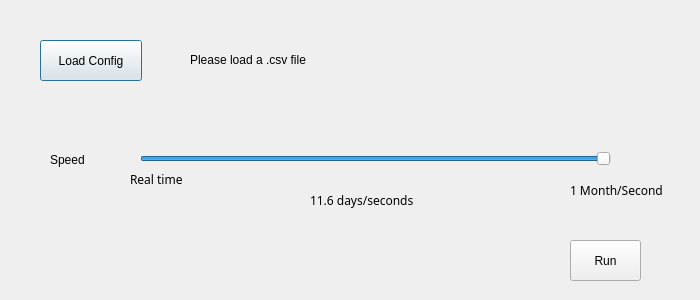
<?xml version="1.0" encoding="UTF-8"?>
<ui version="4.0">
 <class>RealMode</class>
 <widget class="QDialog" name="RealMode">
  <property name="geometry">
   <rect>
    <x>0</x>
    <y>0</y>
    <width>700</width>
    <height>300</height>
   </rect>
  </property>
  <property name="windowTitle">
   <string>Dialog</string>
  </property>
  <widget class="QPushButton" name="loadFile">
   <property name="geometry">
    <rect>
     <x>40</x>
     <y>40</y>
     <width>102</width>
     <height>41</height>
    </rect>
   </property>
   <property name="text">
    <string>Load Config</string>
   </property>
  </widget>
  <widget class="QSlider" name="speedSlider">
   <property name="geometry">
    <rect>
     <x>140</x>
     <y>150</y>
     <width>471</width>
     <height>18</height>
    </rect>
   </property>
   <property name="minimum">
    <number>1</number>
   </property>
   <property name="maximum">
    <number>2592000</number>
   </property>
   <property name="value">
    <number>1000000</number>
   </property>
   <property name="sliderPosition">
    <number>1000000</number>
   </property>
   <property name="orientation">
    <enum>Qt::Horizontal</enum>
   </property>
  </widget>
  <widget class="QLabel" name="speedLabel">
   <property name="geometry">
    <rect>
     <x>50</x>
     <y>150</y>
     <width>72</width>
     <height>19</height>
    </rect>
   </property>
   <property name="text">
    <string>Speed</string>
   </property>
  </widget>
  <widget class="QLabel" name="label_2">
   <property name="geometry">
    <rect>
     <x>130</x>
     <y>170</y>
     <width>72</width>
     <height>19</height>
    </rect>
   </property>
   <property name="font">
    <font>
     <family>Ubuntu Condensed</family>
     <pointsize>9</pointsize>
    </font>
   </property>
   <property name="text">
    <string>Real time</string>
   </property>
  </widget>
  <widget class="QLabel" name="label_3">
   <property name="geometry">
    <rect>
     <x>570</x>
     <y>180</y>
     <width>121</width>
     <height>20</height>
    </rect>
   </property>
   <property name="font">
    <font>
     <family>Ubuntu Condensed</family>
     <pointsize>9</pointsize>
    </font>
   </property>
   <property name="text">
    <string>1 Month/Second</string>
   </property>
  </widget>
  <widget class="QLabel" name="fileNameLabel">
   <property name="geometry">
    <rect>
     <x>190</x>
     <y>50</y>
     <width>491</width>
     <height>20</height>
    </rect>
   </property>
   <property name="text">
    <string>Please load a .csv file</string>
   </property>
  </widget>
  <widget class="QPushButton" name="runButton">
   <property name="geometry">
    <rect>
     <x>570</x>
     <y>240</y>
     <width>71</width>
     <height>41</height>
    </rect>
   </property>
   <property name="text">
    <string>Run</string>
   </property>
  </widget>
  <widget class="QLabel" name="speedValueLabel">
   <property name="geometry">
    <rect>
     <x>310</x>
     <y>190</y>
     <width>181</width>
     <height>21</height>
    </rect>
   </property>
   <property name="font">
    <font>
     <family>Ubuntu Condensed</family>
    </font>
   </property>
   <property name="text">
    <string>11.6 days/seconds</string>
   </property>
  </widget>
 </widget>
 <resources/>
 <connections/>
</ui>
